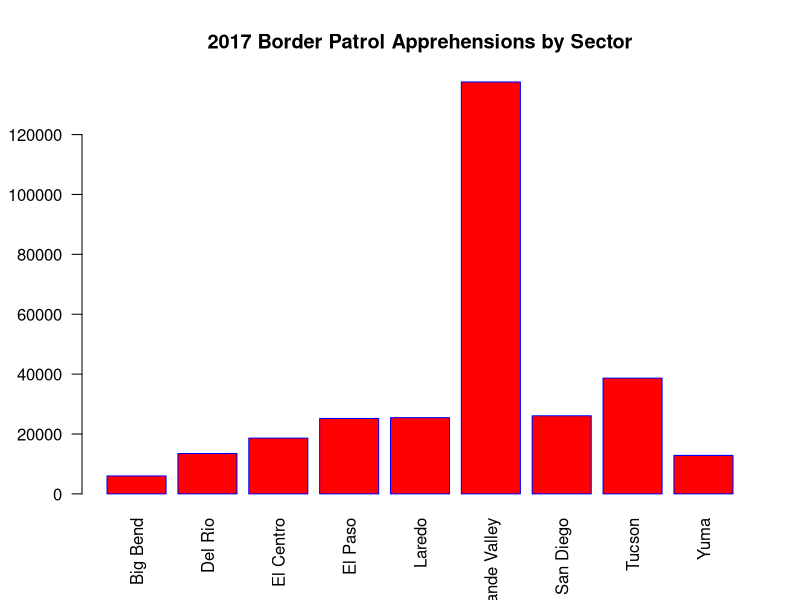
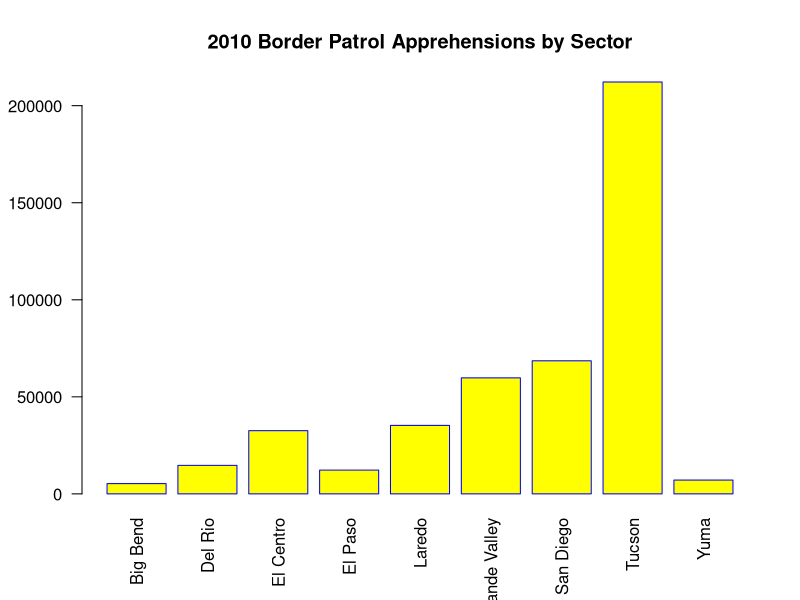
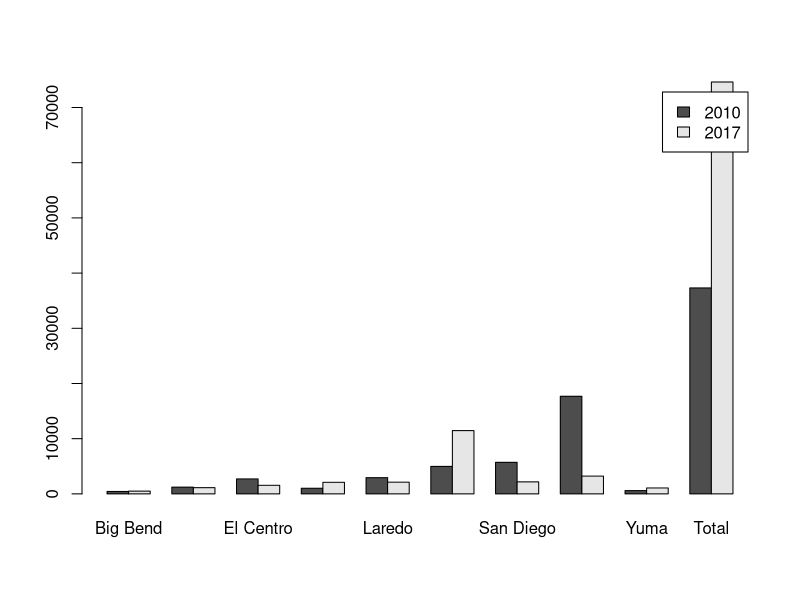
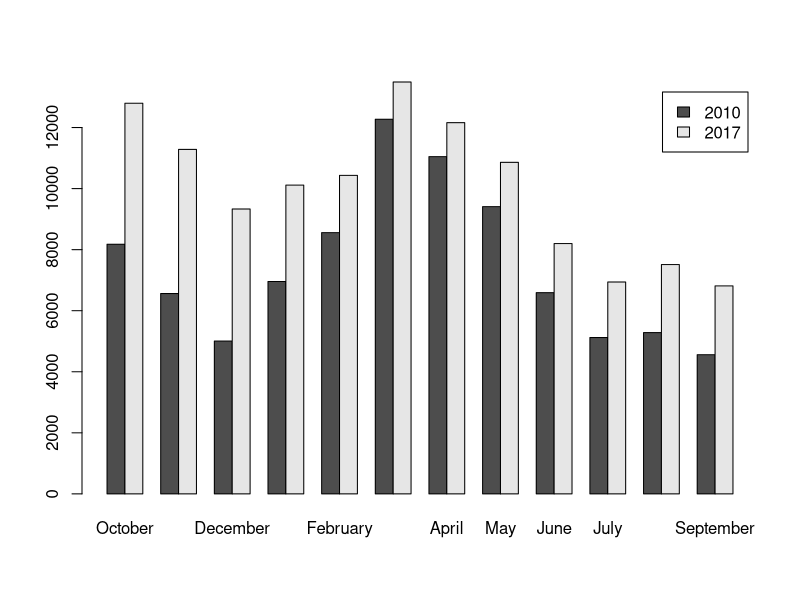

The R source for these figures, in order:
## ---- chunk 1
knitr::opts_chunk$set(echo = TRUE)
data2010<-read.csv("bp appre 2010.csv")
data2017<-read.csv("bp appre 2017.csv")
datas<-read.csv("PB monthly summaries.csv")
datas$mean<-apply(datas[,2:13],1,mean)
ndata<-nrow(datas[,2:13])
rownames(datas)<-datas[,1]
datas<-cbind(datas,rowSums(datas))
colnames(datas)<-c(colnames(datas)[-length(colnames(datas))],"Total")
datas<-subset(datas,select=-c(year))
View(datas)
rownames(data2010)<-data2010[,1]
data2010<-subset(data2010,select=-c(Sector))
rownames(data2017)<-data2017[,1]
data2017<-subset(data2017,select=-c(Sector))
data2010 <- rbind(data2010, colSums(data2010))

rownames(data2010)

-length(rownames(data2010))  
  
rownames(data2010) <- c(rownames(data2010)[-length(rownames(data2010))], "Total")

data2010 <- cbind(data2010,rowSums(data2010))

colnames(data2010) <- c(colnames(data2010)[-length(colnames(data2010))], "Total")

View(data2010)

data2017 <- rbind(data2017, colSums(data2010))

-length(rownames(data2010))  
  
rownames(data2017) <- c(rownames(data2017)[-length(rownames(data2017))], "Total")

data2017 <- cbind(data2017,rowSums(data2017))

colnames(data2017) <- c(colnames(data2017)[-length(colnames(data2017))], "Total")

View(data2017)
## ---- chunk 2
knitr::opts_chunk$set(echo = TRUE)
mean2010s<-apply(data2010[,1:12],1,mean)
mean2010m<-apply(data2010[,1:12],2,mean)
mean2017s<-apply(data2017[,1:12],1,mean)
mean2017m<-apply(data2017[,1:12],2,mean)
bpsector<-cbind(mean2010s,mean2017s)
bpmonth<-cbind(mean2010m,mean2017m)
sec2010<-as.data.frame(t(data2010[,1:12]))
as.character(colnames(sec2010))
sec2017<-as.data.frame(t(data2017[,1:12]))
as.character(colnames(sec2017))
t.test(sec2010$Tucson,sec2017$`Rio Grande Valley`)
month2010<-as.data.frame((data2010[,6:8]))
as.character(rownames(month2010))
month2010$sum<-apply(month2010,1,sum)
maxmonth2010<-max(month2010$sum)
month2017<-as.data.frame((data2017[,1:3]))
as.character(rownames(month2017))
month2017$sum<-apply(month2017,1,sum)
maxmonth2017<-max(month2017$sum)
t.test(month2010$sum,month2017$sum)
## ---- chunk 3
knitr::opts_chunk$set(echo = TRUE)
barplot(data2017[1:9,13], names.arg = rownames(data2017)[1:9], 
        las=2,
        axisnames=TRUE,
        main="2017 Border Patrol Apprehensions by Sector",
        border="blue",
        col="red")

barplot(data2010[1:9,13], names.arg = rownames(data2010)[1:9], 
        las=2,
        axisnames=TRUE,
        main="2010 Border Patrol Apprehensions by Sector",
        border="blue",
        col="yellow")
barplot(t(bpsector),beside = TRUE,legend.text = c("2010","2017"))
barplot(t(bpmonth),beside = TRUE,legend.text = c("2010","2017"))
